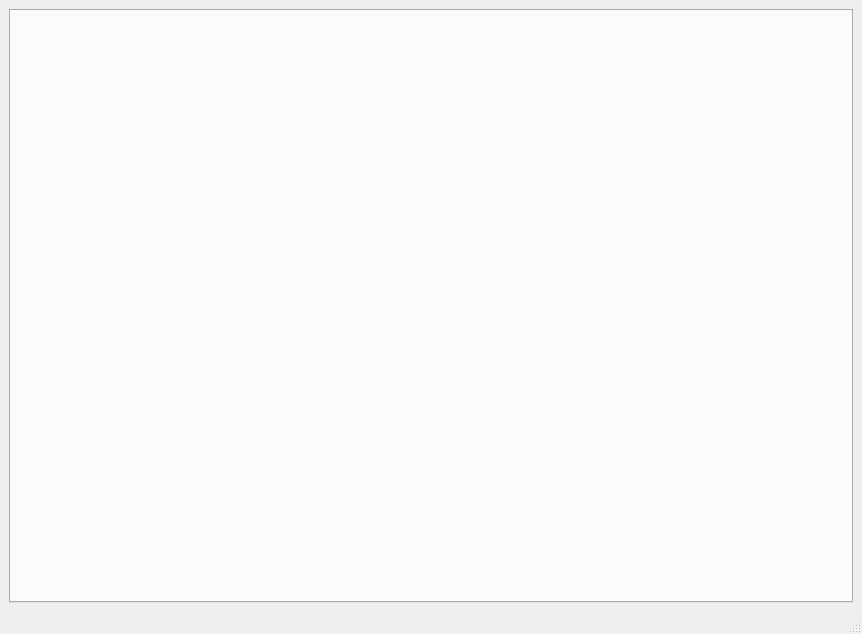
<?xml version="1.0" encoding="UTF-8"?>
<ui version="4.0">
 <class>MainWindow</class>
 <widget class="QMainWindow" name="MainWindow">
  <property name="geometry">
   <rect>
    <x>0</x>
    <y>0</y>
    <width>862</width>
    <height>634</height>
   </rect>
  </property>
  <property name="windowTitle">
   <string>Monitor</string>
  </property>
  <widget class="QWidget" name="centralwidget">
   <layout class="QGridLayout" name="gridLayout">
    <item row="0" column="0" colspan="2">
     <widget class="QTabWidget" name="mainTabWidget">
      <property name="enabled">
       <bool>true</bool>
      </property>
      <property name="currentIndex">
       <number>-1</number>
      </property>
     </widget>
    </item>
   </layout>
  </widget>
  <widget class="QMenuBar" name="menubar">
   <property name="geometry">
    <rect>
     <x>0</x>
     <y>0</y>
     <width>862</width>
     <height>22</height>
    </rect>
   </property>
  </widget>
  <widget class="QStatusBar" name="statusbar"/>
 </widget>
 <resources/>
 <connections/>
</ui>
